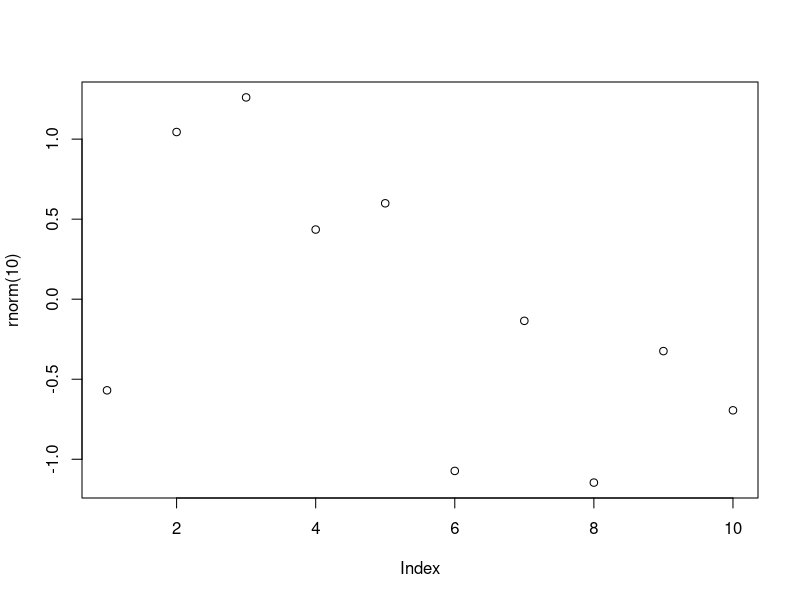

This figure's R source: (Note: this script raises an error after producing the figure.)
## ---- chunk 1
knitr::opts_chunk$set(
  collapse = TRUE,
  warning = FALSE,
  message = FALSE,
  echo = FALSE,
  comment = "#>",
  fig.path = "../figures/",
  dpi = 300
)
## ---- chunk 2
plot(rnorm(10))
## ---- chunk 3
x <- round(pi, 2)
## ---- chunk 4
library(here)
knitr::include_graphics(here::here("analysis", "figures", "spectra_figure_test.png"))
## ---- chunk 5
knitr::include_graphics(here::here("analysis", "figures", "honest_work.jpeg"))
